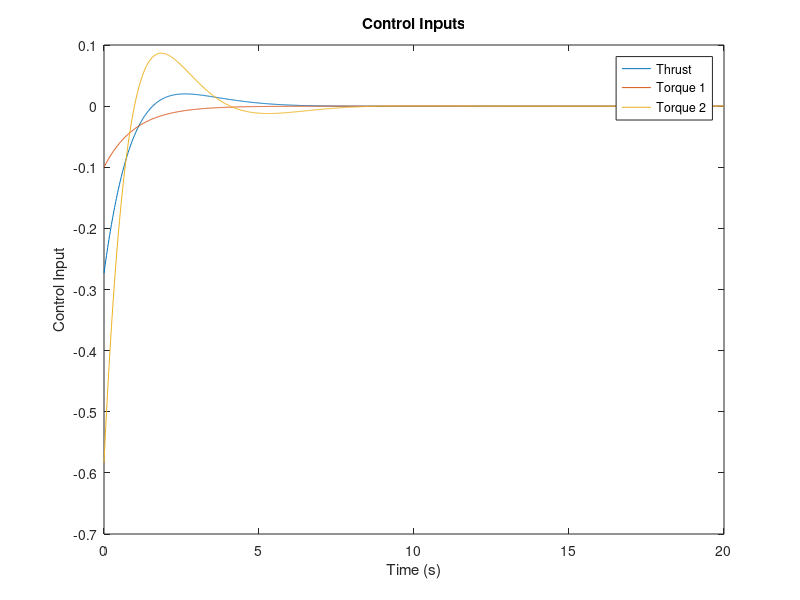

Write MATLAB code to recreate this figure.
clear all;
close all;
clc;

% Define the system matrices
A = [0 1 0 0 0 0;
     0 0 0 0 0 0;
     0 0 0 0 1 0;
     0 0 0 0 0 0;
     0 0 0 0 0 1;
     0 0 0 0 0 0];

Ixx = 1;
Iyy = 1;
Izz = 1;

B = [0 0 0;
     1/Ixx 0 0;
     0 0 0;
     0 1/Iyy 0;
     0 0 0;
     0 0 1/Izz];

C = [1 0 0 0 0 0;
     0 1 0 0 0 0;
     0 0 1 0 0 0;
     0 0 0 1 0 0;
     0 0 0 0 1 0;
     0 0 0 0 0 1];

D = zeros(6, 3);

% Define the weighting matrices
Q = diag([1, 1, 1, 1, 1, 1]);
R = eye(3);
N = zeros(6, 3);

% Construct the LQG state-space model
sys = ss(A, B, C, D);

% Design the LQG controller
[K, ~, ~] = lqry(sys, Q, R, N);

% Define the initial state and time span
x0 = [0.1; 0.1; 0.1; 0.1; 0.1; 0.1];
tspan = linspace(0, 20, 1000);

% Define the LQG controller function
lqg_controller = @(t, x) -K * x;

% Simulate the system with the LQG controller
[t, x] = ode45(@(t, x) A * x + B * lqg_controller(t, x), tspan, x0);

% Define the control inputs function
control_inputs = @(t, x) -K * x';

% Interpolate the state trajectory
x_traj = interp1(t, x, tspan, 'linear', 'extrap');

% Compute control inputs
u = zeros(length(tspan), 3);
for i = 1:length(tspan)
    u(i, :) = control_inputs(tspan(i), x_traj(i, :));
end

% Plot the results
figure;
plot(tspan, u(:, 1), tspan, u(:, 2), tspan, u(:, 3));
title('Control Inputs');
xlabel('Time (s)');
ylabel('Control Input');
legend('Thrust', 'Torque 1', 'Torque 2');
